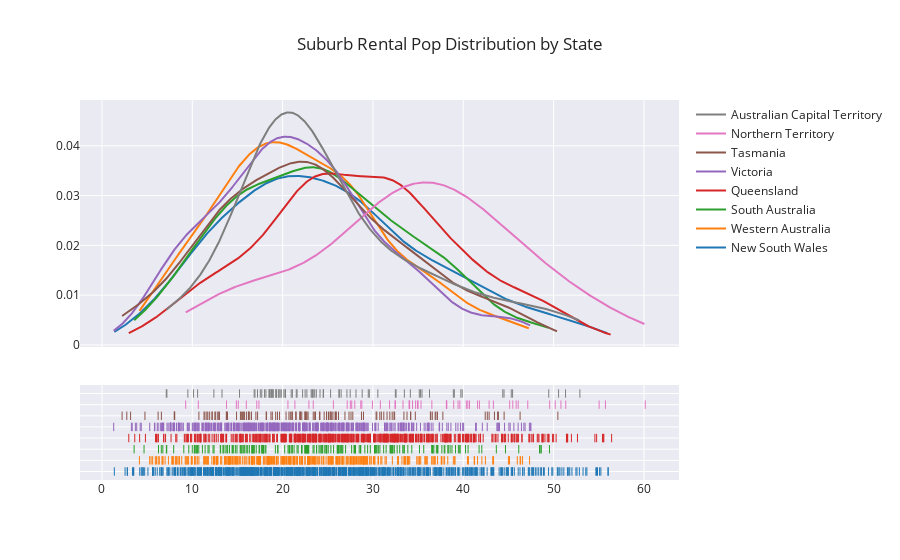

This figure's notebook cell:
### Code cell
create_distplot_by_state("rental_pop")

### Figure 1 — Plotly figure (JSON) as saved in the notebook; plotly's stock layout.template omitted (floating-point values rounded to 4 significant figures; data arrays with more than 128 entries replaced by an {"elided": "..."} marker saying what was removed)
{"data": [{"legendgroup": "New South Wales", "marker": {"color": "rgb(31, 119, 180)"}, "mode": "lines", "name": "New South Wales", "showlegend": true, "type": "scatter", "x": {"elided": "500 float values"}, "xaxis": "x", "y": {"elided": "500 float values"}, "yaxis": "y"}, {"legendgroup": "Western Australia", "marker": {"color": "rgb(255, 127, 14)"}, "mode": "lines", "name": "Western Australia", "showlegend": true, "type": "scatter", "x": {"elided": "500 float values"}, "xaxis": "x", "y": {"elided": "500 float values"}, "yaxis": "y"}, {"legendgroup": "South Australia", "marker": {"color": "rgb(44, 160, 44)"}, "mode": "lines", "name": "South Australia", "showlegend": true, "type": "scatter", "x": {"elided": "500 float values"}, "xaxis": "x", "y": {"elided": "500 float values"}, "yaxis": "y"}, {"legendgroup": "Queensland", "marker": {"color": "rgb(214, 39, 40)"}, "mode": "lines", "name": "Queensland", "showlegend": true, "type": "scatter", "x": {"elided": "500 float values"}, "xaxis": "x", "y": {"elided": "500 float values"}, "yaxis": "y"}, {"legendgroup": "Victoria", "marker": {"color": "rgb(148, 103, 189)"}, "mode": "lines", "name": "Victoria", "showlegend": true, "type": "scatter", "x": {"elided": "500 float values"}, "xaxis": "x", "y": {"elided": "500 float values"}, "yaxis": "y"}, {"legendgroup": "Tasmania", "marker": {"color": "rgb(140, 86, 75)"}, "mode": "lines", "name": "Tasmania", "showlegend": true, "type": "scatter", "x": {"elided": "500 float values"}, "xaxis": "x", "y": {"elided": "500 float values"}, "yaxis": "y"}, {"legendgroup": "Northern Territory", "marker": {"color": "rgb(227, 119, 194)"}, "mode": "lines", "name": "Northern Territory", "showlegend": true, "type": "scatter", "x": {"elided": "500 float values"}, "xaxis": "x", "y": {"elided": "500 float values"}, "yaxis": "y"}, {"legendgroup": "Australian Capital Territory", "marker": {"color": "rgb(127, 127, 127)"}, "mode": "lines", "name": "Australian Capital Territory", "showlegend": true, "type": "scatter", "x": {"elided": "500 float values"}, "xaxis": "x", "y": {"elided": "500 float values"}, "yaxis": "y"}, {"legendgroup": "New South Wales", "marker": {"color": "rgb(31, 119, 180)", "symbol": "line-ns-open"}, "mode": "markers", "name": "New South Wales", "showlegend": false, "type": "scatter", "x": {"elided": "825 float values"}, "xaxis": "x", "y": {"elided": "825 str values"}, "yaxis": "y2"}, {"legendgroup": "Western Australia", "marker": {"color": "rgb(255, 127, 14)", "symbol": "line-ns-open"}, "mode": "markers", "name": "Western Australia", "showlegend": false, "type": "scatter", "x": {"elided": "336 float values"}, "xaxis": "x", "y": {"elided": "336 str values"}, "yaxis": "y2"}, {"legendgroup": "South Australia", "marker": {"color": "rgb(44, 160, 44)", "symbol": "line-ns-open"}, "mode": "markers", "name": "South Australia", "showlegend": false, "type": "scatter", "x": {"elided": "185 float values"}, "xaxis": "x", "y": {"elided": "185 str values"}, "yaxis": "y2"}, {"legendgroup": "Queensland", "marker": {"color": "rgb(214, 39, 40)", "symbol": "line-ns-open"}, "mode": "markers", "name": "Queensland", "showlegend": false, "type": "scatter", "x": {"elided": "572 float values"}, "xaxis": "x", "y": {"elided": "572 str values"}, "yaxis": "y2"}, {"legendgroup": "Victoria", "marker": {"color": "rgb(148, 103, 189)", "symbol": "line-ns-open"}, "mode": "markers", "name": "Victoria", "showlegend": false, "type": "scatter", "x": {"elided": "458 float values"}, "xaxis": "x", "y": {"elided": "458 str values"}, "yaxis": "y2"}, {"legendgroup": "Tasmania", "marker": {"color": "rgb(140, 86, 75)", "symbol": "line-ns-open"}, "mode": "markers", "name": "Tasmania", "showlegend": false, "type": "scatter", "x": [36.36, 43.8, 43.45, 24.6, 18.18, 27.77, 46.29, 11.4, 12.59, 22.12, 43.89, 30.76, 32.4, 19.43, 50.47, 21.5, 30.43, 36.57, 13.8, 31.87, 16.01, 3.17, 16.22, 8.05, 19.66, 6.22, 11.92, 22.48, 33.43, 34.69, 18.22, 17.04, 24.87, 25.86, 36.4, 25.08, 15.79, 42.86, 26.19, 2.23, 2.75, 21.02, 32.13, 30.35, 21.45, 4.76, 21.99, 23.56, 28.95, 8, 15.43, 21.9, 21.08, 25.43, 20.85, 6.58, 32.33, 22.52, 13.77, 20.7, 12.83, 37.14, 18.71, 22.49, 31.56, 22.82, 12.87, 13.9, 15.33, 11.61, 12.5, 11.72, 15.65, 16.24, 16.55, 27.35, 10.73, 25.81, 36.89, 24.08, 15.57, 34.17, 27.57, 42.43, 37.74, 17.23, 14.9, 25.57, 12.21, 34.18, 23.64, 24.86, 12.18, 22.62, 19.23, 8.04, 25.27, 36.97, 11.3, 30.93, 33.77, 20.38, 18.86, 28.73, 31.2, 23.39, 22.7, 42.66, 25.27, 25.95, 24.13, 13.01, 21.94, 16.36, 26.9, 44.52], "xaxis": "x", "y": ["Tasmania", "Tasmania", "Tasmania", "Tasmania", "Tasmania", "Tasmania", "Tasmania", "Tasmania", "Tasmania", "Tasmania", "Tasmania", "Tasmania", "Tasmania", "Tasmania", "Tasmania", "Tasmania", "Tasmania", "Tasmania", "Tasmania", "Tasmania", "Tasmania", "Tasmania", "Tasmania", "Tasmania", "Tasmania", "Tasmania", "Tasmania", "Tasmania", "Tasmania", "Tasmania", "Tasmania", "Tasmania", "Tasmania", "Tasmania", "Tasmania", "Tasmania", "Tasmania", "Tasmania", "Tasmania", "Tasmania", "Tasmania", "Tasmania", "Tasmania", "Tasmania", "Tasmania", "Tasmania", "Tasmania", "Tasmania", "Tasmania", "Tasmania", "Tasmania", "Tasmania", "Tasmania", "Tasmania", "Tasmania", "Tasmania", "Tasmania", "Tasmania", "Tasmania", "Tasmania", "Tasmania", "Tasmania", "Tasmania", "Tasmania", "Tasmania", "Tasmania", "Tasmania", "Tasmania", "Tasmania", "Tasmania", "Tasmania", "Tasmania", "Tasmania", "Tasmania", "Tasmania", "Tasmania", "Tasmania", "Tasmania", "Tasmania", "Tasmania", "Tasmania", "Tasmania", "Tasmania", "Tasmania", "Tasmania", "Tasmania", "Tasmania", "Tasmania", "Tasmania", "Tasmania", "Tasmania", "Tasmania", "Tasmania", "Tasmania", "Tasmania", "Tasmania", "Tasmania", "Tasmania", "Tasmania", "Tasmania", "Tasmania", "Tasmania", "Tasmania", "Tasmania", "Tasmania", "Tasmania", "Tasmania", "Tasmania", "Tasmania", "Tasmania", "Tasmania", "Tasmania", "Tasmania", "Tasmania", "Tasmania", "Tasmania"], "yaxis": "y2"}, {"legendgroup": "Northern Territory", "marker": {"color": "rgb(227, 119, 194)", "symbol": "line-ns-open"}, "mode": "markers", "name": "Northern Territory", "showlegend": false, "type": "scatter", "x": [43.33, 34.38, 41.58, 38.14, 30.82, 38.18, 28.65, 25.62, 13.79, 36.52, 34.93, 34.06, 9.27, 39.62, 60.15, 17.14, 28.77, 34.72, 45.48, 45.85, 21.36, 32.44, 23.39, 27.15, 55.04, 40.69, 47.14, 41.79, 40.34, 15.09, 50.18, 55.74, 49.56, 46.08, 27.5, 22.91, 27.99, 35, 29.94, 45.14, 40.5, 35.32, 10.67, 39.42, 38.13, 51.34, 20.59, 34, 50.81, 31.84, 34.04, 33.33, 14.88, 15.98, 32.49, 17.38, 38.94, 42.86, 27.65], "xaxis": "x", "y": ["Northern Territory", "Northern Territory", "Northern Territory", "Northern Territory", "Northern Territory", "Northern Territory", "Northern Territory", "Northern Territory", "Northern Territory", "Northern Territory", "Northern Territory", "Northern Territory", "Northern Territory", "Northern Territory", "Northern Territory", "Northern Territory", "Northern Territory", "Northern Territory", "Northern Territory", "Northern Territory", "Northern Territory", "Northern Territory", "Northern Territory", "Northern Territory", "Northern Territory", "Northern Territory", "Northern Territory", "Northern Territory", "Northern Territory", "Northern Territory", "Northern Territory", "Northern Territory", "Northern Territory", "Northern Territory", "Northern Territory", "Northern Territory", "Northern Territory", "Northern Territory", "Northern Territory", "Northern Territory", "Northern Territory", "Northern Territory", "Northern Territory", "Northern Territory", "Northern Territory", "Northern Territory", "Northern Territory", "Northern Territory", "Northern Territory", "Northern Territory", "Northern Territory", "Northern Territory", "Northern Territory", "Northern Territory", "Northern Territory", "Northern Territory", "Northern Territory", "Northern Territory", "Northern Territory"], "yaxis": "y2"}, {"legendgroup": "Australian Capital Territory", "marker": {"color": "rgb(127, 127, 127)", "symbol": "line-ns-open"}, "mode": "markers", "name": "Australian Capital Territory", "showlegend": false, "type": "scatter", "x": [38.9, 18.75, 32.48, 26.28, 22.69, 26.48, 29.48, 49.46, 19.34, 23.55, 21.51, 44.51, 9.51, 16.85, 22.49, 23.73, 18.83, 10.59, 17.22, 51.32, 28.12, 17.69, 23.29, 19.25, 18.61, 39.01, 30.54, 13.29, 21.08, 26.23, 15.23, 33.48, 44.37, 34.14, 45.31, 35.26, 39.73, 7.19, 23.27, 18, 18.81, 27.12, 23.39, 28.81, 50.55, 12.39, 20.14, 39.88, 45.46, 32.56, 21.6, 25.31, 29.6, 18.52, 24.49, 20.32, 19.72, 24.14, 18.15, 35.13, 24.53, 27.48, 22.21, 19.57, 20.28, 19.28, 19.59, 35.43, 23.16, 16.94, 52.91, 36.26, 18.5, 17.53, 18.96, 20.95, 19.85, 10.14, 18.92, 18.58, 7.12], "xaxis": "x", "y": ["Australian Capital Territory", "Australian Capital Territory", "Australian Capital Territory", "Australian Capital Territory", "Australian Capital Territory", "Australian Capital Territory", "Australian Capital Territory", "Australian Capital Territory", "Australian Capital Territory", "Australian Capital Territory", "Australian Capital Territory", "Australian Capital Territory", "Australian Capital Territory", "Australian Capital Territory", "Australian Capital Territory", "Australian Capital Territory", "Australian Capital Territory", "Australian Capital Territory", "Australian Capital Territory", "Australian Capital Territory", "Australian Capital Territory", "Australian Capital Territory", "Australian Capital Territory", "Australian Capital Territory", "Australian Capital Territory", "Australian Capital Territory", "Australian Capital Territory", "Australian Capital Territory", "Australian Capital Territory", "Australian Capital Territory", "Australian Capital Territory", "Australian Capital Territory", "Australian Capital Territory", "Australian Capital Territory", "Australian Capital Territory", "Australian Capital Territory", "Australian Capital Territory", "Australian Capital Territory", "Australian Capital Territory", "Australian Capital Territory", "Australian Capital Territory", "Australian Capital Territory", "Australian Capital Territory", "Australian Capital Territory", "Australian Capital Territory", "Australian Capital Territory", "Australian Capital Territory", "Australian Capital Territory", "Australian Capital Territory", "Australian Capital Territory", "Australian Capital Territory", "Australian Capital Territory", "Australian Capital Territory", "Australian Capital Territory", "Australian Capital Territory", "Australian Capital Territory", "Australian Capital Territory", "Australian Capital Territory", "Australian Capital Territory", "Australian Capital Territory", "Australian Capital Territory", "Australian Capital Territory", "Australian Capital Territory", "Australian Capital Territory", "Australian Capital Territory", "Australian Capital Territory", "Australian Capital Territory", "Australian Capital Territory", "Australian Capital Territory", "Australian Capital Territory", "Australian Capital Territory", "Australian Capital Territory", "Australian Capital Territory", "Australian Capital Territory", "Australian Capital Territory", "Australian Capital Territory", "Australian Capital Territory", "Australian Capital Territory", "Australian Capital Territory", "Australian Capital Territory", "Australian Capital Territory"], "yaxis": "y2"}], "layout": {"barmode": "overlay", "hovermode": "closest", "legend": {"traceorder": "reversed"}, "title": {"text": "Suburb Rental Pop Distribution by State"}, "xaxis": {"anchor": "y2", "domain": [0, 1], "zeroline": false}, "yaxis": {"anchor": "free", "domain": [0.35, 1], "position": 0}, "yaxis2": {"anchor": "x", "domain": [0, 0.25], "dtick": 1, "showticklabels": false}}}
